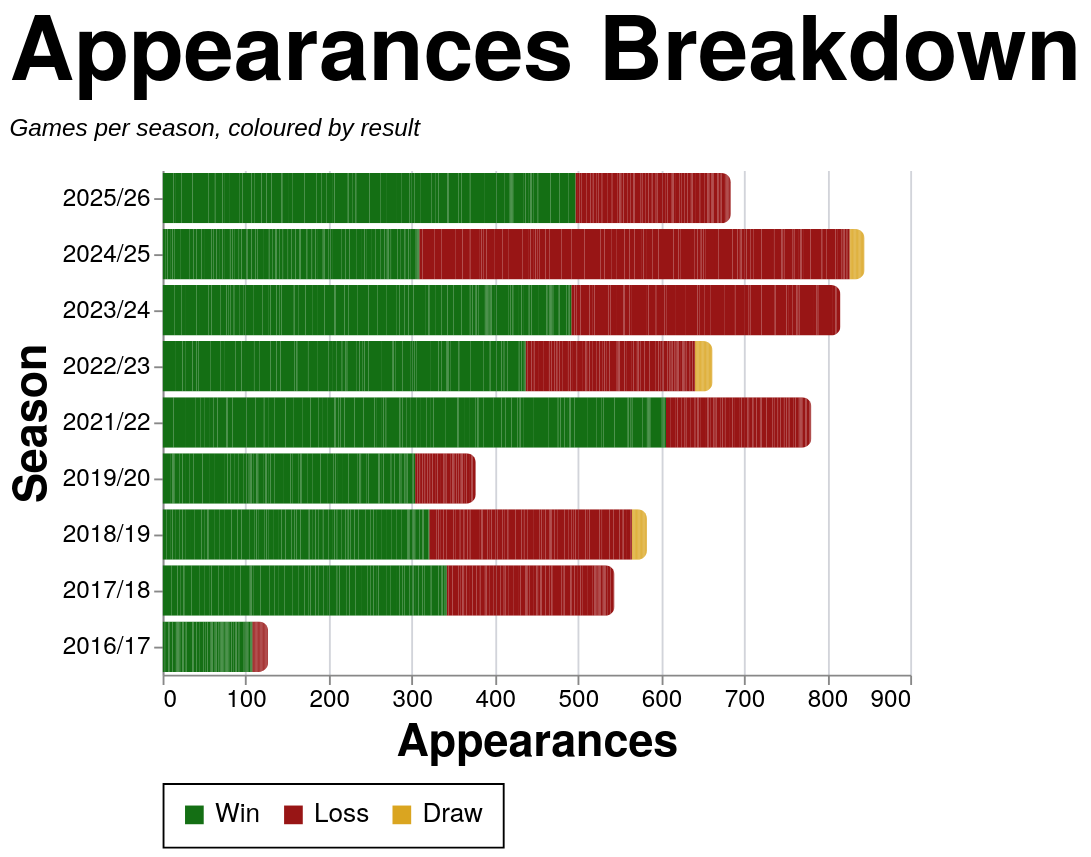

This figure's Vega-Lite source:
### Vega-Lite specification from a JSON file in a GitHub repository (floating-point values rounded to 4 significant figures; data arrays with more than 128 entries replaced by an {"elided": "..."} marker saying what was removed)
{"config": {"axis": {"labelFont": "PT Sans Narrow, Helvetica Neue, Helvetica, Arial, sans-serif", "titleFont": "PT Sans Narrow, Helvetica Neue, Helvetica, Arial, sans-serif", "labelFontSize": 13, "titleFontSize": 24, "gridColor": "#202947", "gridOpacity": 0.2, "zindex": 1}, "text": {"font": "Lato, sans-serif"}, "bar": {"cornerRadiusEnd": 5}, "header": {"labelFont": "PT Sans Narrow, Helvetica Neue, Helvetica, Arial, sans-serif", "titleFont": "PT Sans Narrow, Helvetica Neue, Helvetica, Arial, sans-serif", "labelFontSize": 24, "titleFontSize": 28, "labelFontWeight": "bold", "orient": "left"}, "legend": {"labelFont": "PT Sans Narrow, Helvetica Neue, Helvetica, Arial, sans-serif", "titleFont": "PT Sans Narrow, Helvetica Neue, Helvetica, Arial, sans-serif", "labelFontSize": 14, "titleFontSize": 16, "titlePadding": 5, "fillColor": "white", "strokeColor": "black", "padding": 10, "titleFontWeight": "lighter", "titleFontStyle": "italic", "titleColor": "gray", "offset": 10}, "title": {"font": "PT Sans Narrow, Helvetica Neue, Helvetica, Arial, sans-serif", "fontSize": 48, "fontWeight": "bold", "anchor": "start", "align": "center", "titlePadding": 20, "subtitlePadding": 10, "subtitleFontSize": 13, "subtitleColor": "", "subtitleFontStyle": "italic", "offset": 15, "color": "black"}, "axisX": {"labelAngle": 0}, "facet": {"title": null, "header": null, "align": {"row": "each", "column": "each"}}, "resolve": {"scale": {"y": "independent", "facet": "independent"}}, "background": "transparent", "scale": {"offsetBandPaddingOuter": 0.2, "offsetBandPaddingInner": 0.1}, "view": {"stroke": null, "background": "transparent"}}, "data": {"name": "data-91371b078d4adc5265acc0c5a769ee0c"}, "mark": {"type": "bar"}, "encoding": {"color": {"field": "color_value", "legend": {"orient": "bottom", "title": null}, "scale": {"domain": ["Win", "Loss", "Draw"], "range": ["#146f14", "#981515", "goldenrod"]}, "sort": {"field": "sum(apps)", "op": "sum", "order": "descending"}, "type": "nominal"}, "tooltip": [{"field": "player", "title": "Player", "type": "nominal"}, {"field": "season", "title": "Season", "type": "nominal"}, {"field": "color_value", "title": "Group", "type": "nominal"}, {"aggregate": "sum", "field": "apps", "title": "Appearances", "type": "quantitative"}], "x": {"aggregate": "sum", "field": "apps", "title": "Appearances", "type": "quantitative"}, "y": {"field": "season", "sort": {"field": "season_sort", "op": "max", "order": "descending"}, "title": "Season", "type": "nominal"}}, "height": {"step": 30}, "title": {"text": "Appearances Breakdown", "subtitle": "Games per season, coloured by result"}, "width": 400, "$schema": "https://vega.github.io/schema/vega-lite/v5.20.1.json", "datasets": {"data-91371b078d4adc5265acc0c5a769ee0c": {"elided": "2502 records"}}}
